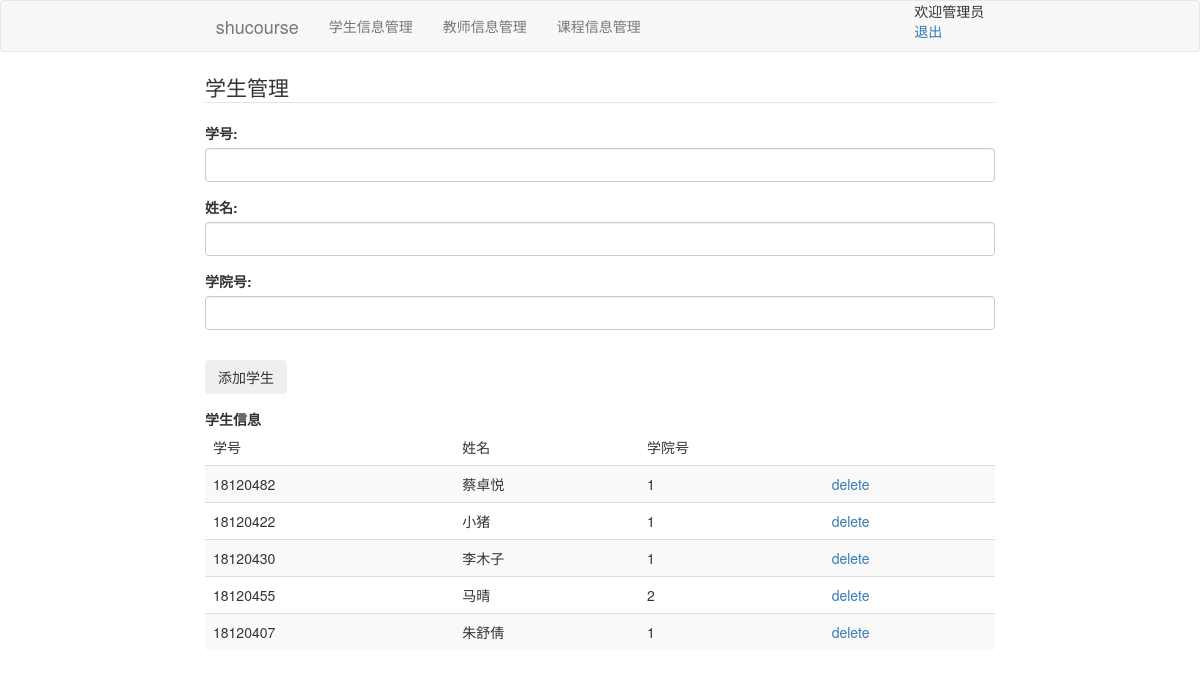
Screenshot of /admin/student (signed in) with the database file from the repository.
### shucourse/models.py (models this page shows, shortened)
class Student(db.Model,UserMixin):
    id=db.Column(db.String(8),primary_key=True,unique=True)
    student_name=db.Column(db.String(20),nullable=False)
    student_password=db.Column(db.String(20),nullable=False)
    student_dept=db.Column(db.String(2),nullable=False)
    selects=db.relationship('Select',backref='student',lazy=True)

### shucourse/routes.py (the view)
@app.route('/admin/student',methods=['GET','POST'])
def add_student():
    students=Student.query.all()
    form=StudentForm()
    if form.validate():
        student = Student(id=form.student_id.data,student_name=form.student_name.data,student_password=form.student_id.data,student_dept=form.student_dept.data)
        db.session.add(student)
        db.session.commit()
        students=Student.query.all()
        return redirect(url_for('admin_home'))
    return render_template('add_student.html',students=students,form=form)

### shucourse/forms.py
class StudentForm(FlaskForm):
    student_id=StringField(u'学号:',validators=[DataRequired(),Length(min=8,max=8)])
    student_name=StringField(u'姓名:',validators=[DataRequired(),Length(min=2,max=20)])
    student_dept=StringField(u'学院号:',validators=[DataRequired(),Length(min=1,max=2)])
    submit=SubmitField(u'添加学生')

### shucourse/models.py (called while the page is built)
@login_manager.user_loader
def load_user(user_id):
    stu=Student.query.get((user_id))
    te=Teacher.query.get((user_id))
    if stu:
        return stu
    else:
        return te

### shucourse/templates/add_student.html (shortened to what this page needs)
{% extends "layout3.html" %}
{% block content %}
<legend>学生管理</legend>
    <div class="content-section">
        <form method="POST" action="">
            <fieldset class="form-group">
                <div class="form-group">
                    {{form.student_id.label(class="form-control-label") }}
                    {{form.student_id(class="form-control form-control-lg") }}
                </div>
                <div class="form-group">
                    {{form.student_name.label(class="form-control-label") }}
                    {{form.student_name(class="form-control form-control-lg") }}
                </div>
                <div class="form-group">
                    {{form.student_dept.label(class="form-control-label") }}
                    {{form.student_dept(class="form-control form-control-lg") }}
                </div>
            </fieldset>
            <div class="form-group">
                {{ form.submit(class="btn btn-outline-info btn-green") }}
            </div>
        </form>
    </div>
    {% if students %}
      <table class="table table-striped">
        <strong>学生信息</strong>
        <thead>
            <td>学号</td>
            <td>姓名</td>
            <td>学院号</td>
        </thead>
        {% for student in students %}
        <tr>
            <td>{{student.id}}</td>
            <td>{{student.student_name}}</td>
            <td>{{student.student_dept}}</td>
            <td><a>delete</a></td>
        </tr>
        {% endfor %}
      </table>
      {% else %}
      <p>暂时没有学生哦</p>
      {% endif %}
{% endblock %}

### rows the page displays
Student: id "18120482", student_name "蔡卓悦", student_dept "1"
Student: id "18120422", student_name "小猪", student_dept "1"
Student: id "18120430", student_name "李木子", student_dept "1"
Student: id "18120455", student_name "马晴", student_dept "2"
Student: id "18120407", student_name "朱舒倩", student_dept "1"
